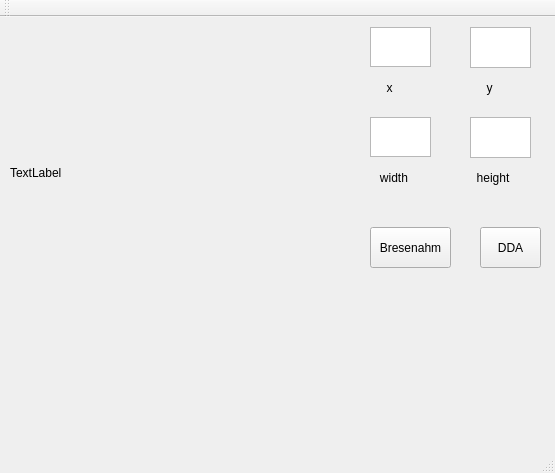
<?xml version="1.0" encoding="UTF-8"?>
<ui version="4.0">
 <class>MainWindow</class>
 <widget class="QMainWindow" name="MainWindow">
  <property name="geometry">
   <rect>
    <x>0</x>
    <y>0</y>
    <width>555</width>
    <height>473</height>
   </rect>
  </property>
  <property name="windowTitle">
   <string>MainWindow</string>
  </property>
  <widget class="QWidget" name="centralWidget">
   <widget class="QPushButton" name="pushButton">
    <property name="geometry">
     <rect>
      <x>480</x>
      <y>210</y>
      <width>61</width>
      <height>41</height>
     </rect>
    </property>
    <property name="text">
     <string>DDA</string>
    </property>
   </widget>
   <widget class="QLabel" name="label">
    <property name="geometry">
     <rect>
      <x>10</x>
      <y>0</y>
      <width>331</width>
      <height>311</height>
     </rect>
    </property>
    <property name="text">
     <string>TextLabel</string>
    </property>
   </widget>
   <widget class="QTextEdit" name="textEdit">
    <property name="geometry">
     <rect>
      <x>370</x>
      <y>10</y>
      <width>61</width>
      <height>40</height>
     </rect>
    </property>
   </widget>
   <widget class="QTextEdit" name="textEdit_2">
    <property name="geometry">
     <rect>
      <x>370</x>
      <y>100</y>
      <width>61</width>
      <height>40</height>
     </rect>
    </property>
   </widget>
   <widget class="QTextEdit" name="textEdit_3">
    <property name="geometry">
     <rect>
      <x>470</x>
      <y>10</y>
      <width>61</width>
      <height>41</height>
     </rect>
    </property>
   </widget>
   <widget class="QTextEdit" name="textEdit_4">
    <property name="geometry">
     <rect>
      <x>470</x>
      <y>100</y>
      <width>61</width>
      <height>41</height>
     </rect>
    </property>
   </widget>
   <widget class="QLabel" name="label_2">
    <property name="geometry">
     <rect>
      <x>370</x>
      <y>60</y>
      <width>65</width>
      <height>21</height>
     </rect>
    </property>
    <property name="text">
     <string>     x</string>
    </property>
   </widget>
   <widget class="QLabel" name="label_3">
    <property name="geometry">
     <rect>
      <x>470</x>
      <y>60</y>
      <width>65</width>
      <height>21</height>
     </rect>
    </property>
    <property name="text">
     <string>     y</string>
    </property>
   </widget>
   <widget class="QLabel" name="label_4">
    <property name="geometry">
     <rect>
      <x>370</x>
      <y>150</y>
      <width>65</width>
      <height>21</height>
     </rect>
    </property>
    <property name="text">
     <string>   width</string>
    </property>
   </widget>
   <widget class="QLabel" name="label_5">
    <property name="geometry">
     <rect>
      <x>470</x>
      <y>150</y>
      <width>65</width>
      <height>21</height>
     </rect>
    </property>
    <property name="text">
     <string>  height</string>
    </property>
   </widget>
   <widget class="QPushButton" name="pushButton_2">
    <property name="geometry">
     <rect>
      <x>370</x>
      <y>210</y>
      <width>81</width>
      <height>41</height>
     </rect>
    </property>
    <property name="text">
     <string>Bresenahm</string>
    </property>
   </widget>
  </widget>
  <widget class="QMenuBar" name="menuBar">
   <property name="geometry">
    <rect>
     <x>0</x>
     <y>0</y>
     <width>555</width>
     <height>27</height>
    </rect>
   </property>
  </widget>
  <widget class="QToolBar" name="mainToolBar">
   <attribute name="toolBarArea">
    <enum>TopToolBarArea</enum>
   </attribute>
   <attribute name="toolBarBreak">
    <bool>false</bool>
   </attribute>
  </widget>
  <widget class="QStatusBar" name="statusBar"/>
 </widget>
 <layoutdefault spacing="6" margin="11"/>
 <resources/>
 <connections/>
</ui>
